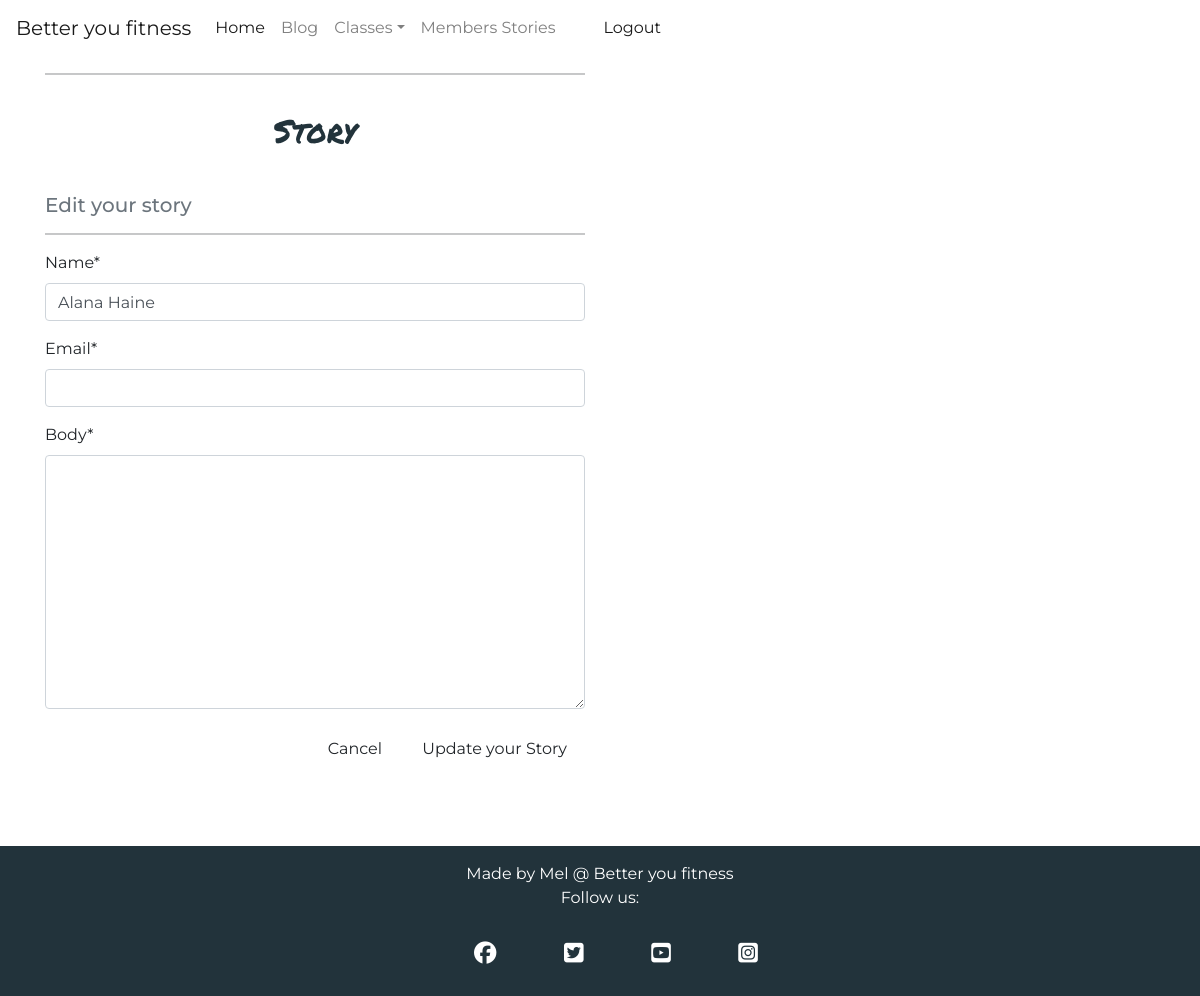
The page /stories/edit/3/ (signed in) on the database as committed earlier.
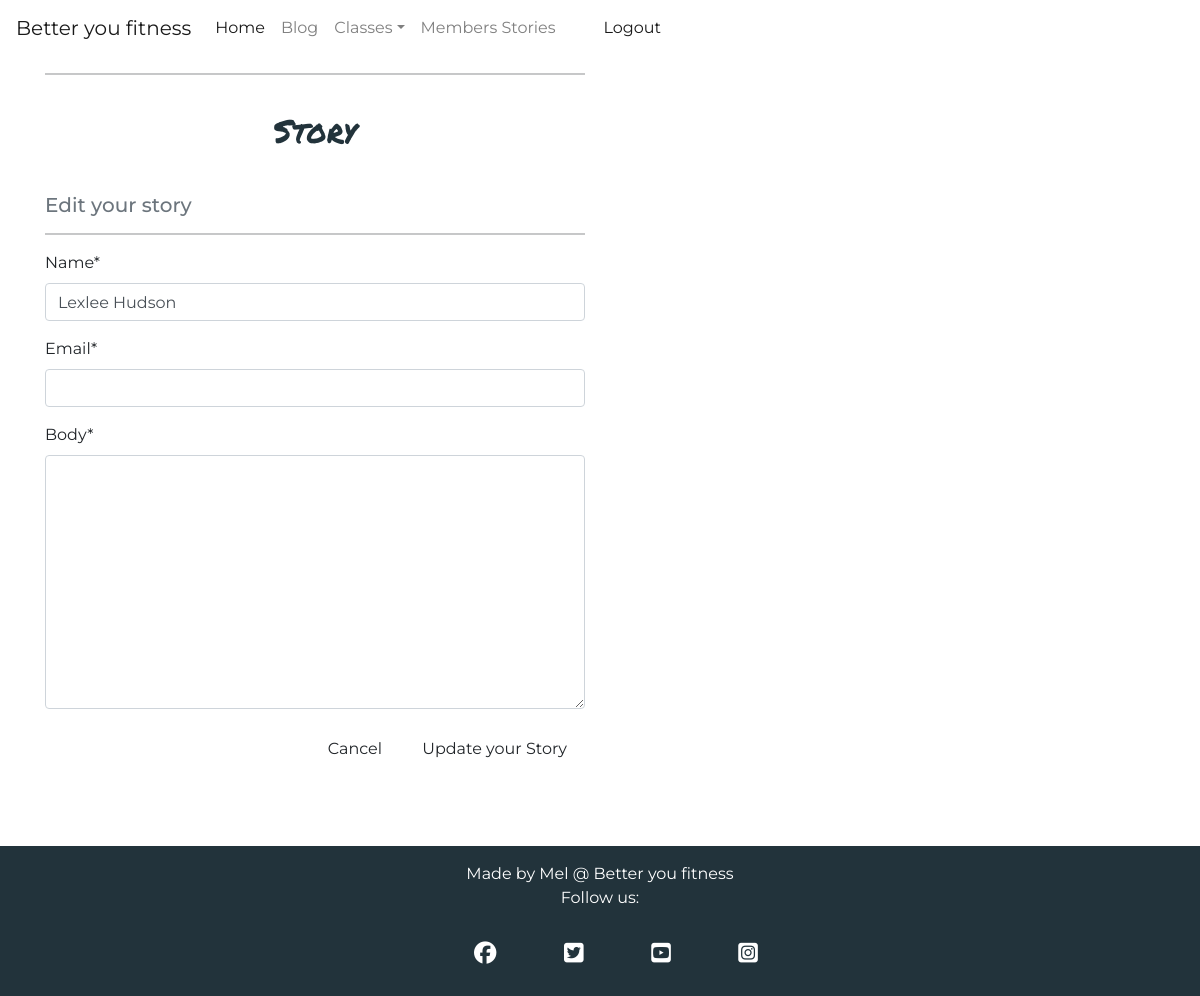
The same page on the database as committed later.
### stories/models.py (models this page shows, shortened)
class Stories(models.Model):
    class Meta:
        verbose_name_plural = 'Stories'
    name = models.CharField(max_length=254)
    description = models.TextField()
    image_url = models.URLField(max_length=1024, null=True, blank=True)
    image_before = models.ImageField(null=True, blank=True)
    image_url = models.URLField(max_length=1024, null=True, blank=True)
    image_after = models.ImageField(null=True, blank=True)

### stories/views.py (the view)
# urls.py: path('edit/<int:story_id>/', views.edit_story, name='edit_story'),
@login_required
def edit_story(request, story_id):
    if not request.user.is_superuser:
        messages.error(request, 'Sorry, you must have an account to do that.')
        return redirect(reverse('home'))
    story = get_object_or_404(Stories, pk=story_id)
    if request.method == 'POST':
        form = CommentForm(request.POST, request.FILES, instance=story)
        if form.is_valid():
            form.save()
            messages.success(request, 'Story updated, well done!')
            return redirect(reverse('story_detail', args=[story.id]))
        else:
            messages.error(request, 'Opps! Please check your form is valid.')
    else:
        form = CommentForm(instance=story)
        messages.info(request, f'you are editing {story.name}')
    template = 'stories/edit_story.html'
    context = {
        'form': form,
        'story': story,
    }
    return render(request, template, context)

### stories/forms.py
class CommentForm(forms.ModelForm):
    class Meta:
        model = Comment
        fields = ('name', 'email', 'body',)

### stories/templates/stories/edit_story.html (shortened to what this page needs)
{% extends "base.html" %}
{% load static %}
{% block content %}
{% load crispy_forms_tags %}
    <div class="overlay"></div>
    <div class="container">
        <div class="row">
            <div class="col-12 col-md-6">
                <hr>
                <h2 class="logo-font mb-4">Story</h2>
                <h5 class="text-muted">Edit your story</h5>
                <hr>
            </div>
        </div>
        <div class="row">
            <div class="col-12 col-md-6">
                <form method="POST" action="{% url 'edit_story' story.id %}" class="form mb-2" enctype="multipart/form-data">
                    {% for field in form %}
                        {% if field.name != 'image' %}
                            {{ field | as_crispy_field }}
                        {% else %}
                            {{ field }}
                        {% endif %}
                    {% endfor %}
                    <div class="text-right">
                        <a class="btn btn-outline-black rounded-0" href="{% url 'stories' %}">Cancel</a>
                        <button class="btn btn-black rounded-0" type="submit">Update your Story</button>
                    </div>
                </form>
            </div>
        </div>
    </div>
{% endblock %}

Rows that differ between the two databases and show on the page:
changed Stories: name "Alana Haine" → "Lexlee Hudson"
